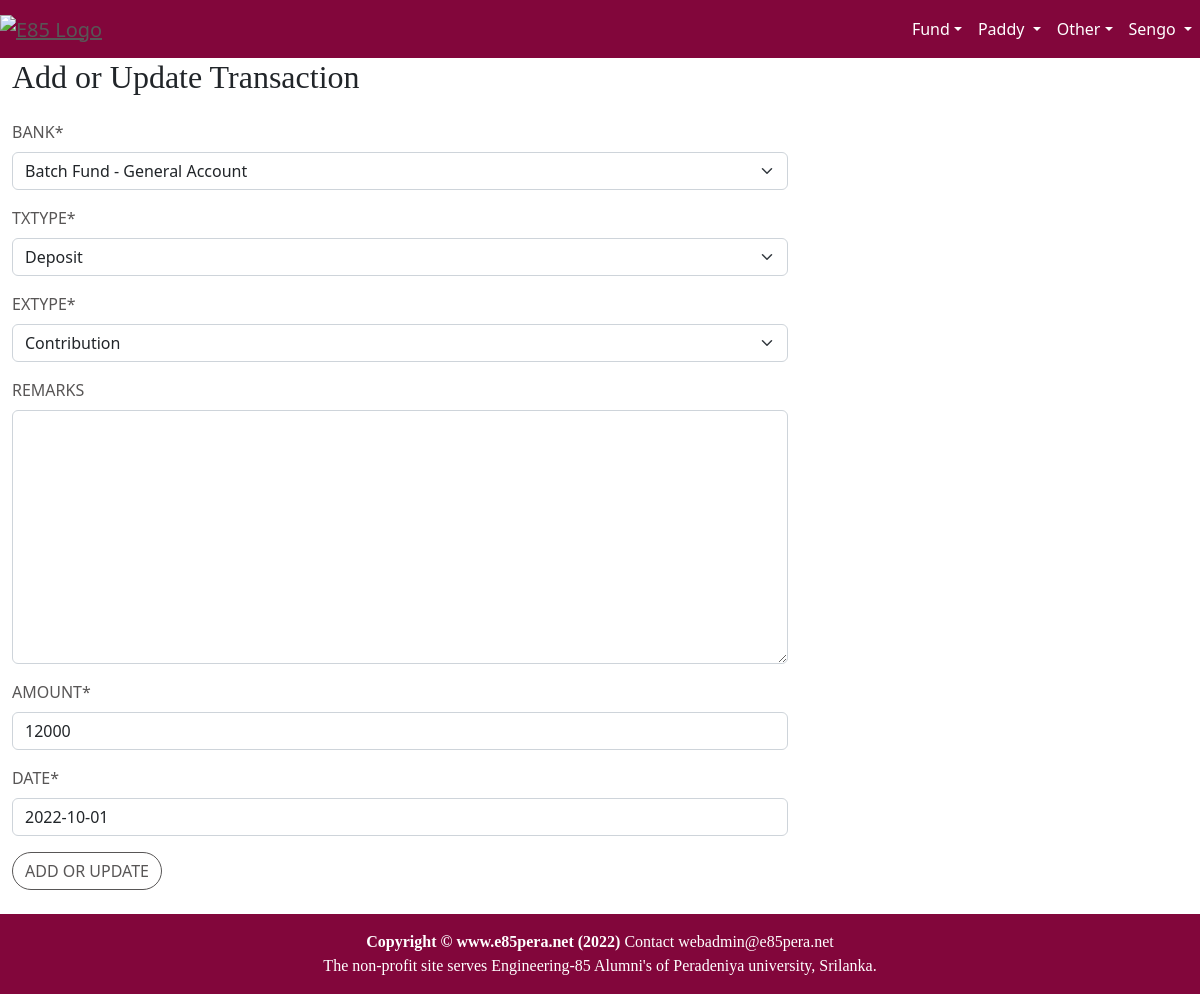
/accounts/transactionUserUpd294 (signed in), run on the app's committed database.
### accounts/models.py (models this page shows)
class Transaction(models.Model):
    TxType_DEPOSIT='DEPOSIT'
    TxType_WITHDRWAL='WITHDRAWAL'
    TxType_INCOME='INTEREST'
    TxType_FEES = 'FEES'
    TXTYPE =[
        (TxType_DEPOSIT,'Deposit'),
        (TxType_WITHDRWAL,'Withdraw'),
        (TxType_INCOME,'Interest'),
        (TxType_FEES,'fees'),
    ]
    TXCONFIRM = [
        ('Unconfirmed',"Unconfirmed"),
        ('Confirmed',"Confirmed"),
    ]
    bank = models.ForeignKey(BankAccount, on_delete=models.CASCADE)
    owner = models.ForeignKey(User, related_name='Owner', on_delete=models.PROTECT)
    txType  = models.CharField(max_length=10,choices=TXTYPE)
    exType  = models.ForeignKey(ExpenseType, on_delete=models.CASCADE)
    remarks =models.TextField(max_length=100,blank=True,null=True)
    amount  = models.IntegerField()
    date    = models.DateField(default=timezone.now)
    receipt = models.FileField(upload_to='transaction/%Y',null=True,blank=True)
    confirmed = models.CharField(max_length=16,choices=TXCONFIRM,default='UnConfirmed')
    updatedBy = models.ForeignKey(User,on_delete=models.PROTECT)
    updatedOn = models.DateTimeField(default=timezone.now)

### accounts/views.py (the view, shortened to what this page needs)
# urls.py: re_path(r'transactionUserUpd(?P<pk>\d+)',transactionUserView, name='transactionUserUpd'),
def transactionUserView(request,pk):
    user = User.objects.get(id=request.user.id)
    if request.method == 'GET':
        if pk == 'x':
            form = TransactionUserForm()
        else:
            tx = Transaction.objects.get(id=pk)
            form = TransactionUserForm(instance=tx)
        return render(request = request,template_name = "common_form.html",context={"form":form, 'form_name':"Transaction"})

### accounts/forms.py (shortened to what this page needs)
class TransactionUserForm(forms.ModelForm):
    exType=forms.ModelChoiceField(queryset=ExpenseType.objects.filter())
    class Meta:
        model = Transaction
        fields = ['bank','txType','exType','remarks','amount','date']

### accounts/models.py (called while the page is built)
    def __str__(self):
        return "%s " % (self.expense)

    def __str__(self):
        return "%s - %s" % (self.project.name,self.name)

### accounts/templates/common_form.html (shortened to what this page needs)
{% extends 'home/base.html' %}
{% block content %}
{% load static %}
{% load crispy_forms_tags %}
<div class="container-fluid">
    <div class="row no-gutter">
        <div class="col-md-6 col-lg-8">
        <h2 class="login-heading mb-4">Add or Update {{form_name}}</h2>
            <form method="post">
                {{ form | crispy}}
                <div>
                    <button type="submit" class="btn btn-dark btn-md">Add or Update</button>
                </div>
            </form>
        </div>
    </div>
</div>
{% include 'home/footer.html' %}
{% endblock %}

### home/templates/home/base.html (shortened to what this page needs)
<!DOCTYPE html>
<html lang="en">
<head>
    <link href="https://cdn.jsdelivr.net/npm/bootstrap@5.2.1/dist/css/bootstrap.min.css" rel="stylesheet">
    {% load static %}
    <link href="{% static 'css/home.css' %}" rel="stylesheet"/>
</head>
<body>
<div id="page-content-wrapper">
    <nav class="navbar navbar-expand-lg navbar-dark bg-red">
        <div class="navbar-brand">
            <a href="/"><img src="{% static 'images/e85pera_logo2.jpg' %}" alt="e85 Logo" width="100"></a>
        </div>
        <div class="collapse navbar-collapse" id="navbarSupportedContent">
            <ul class="navbar-nav ms-auto mb-2 mb-lg-0">
              <li class="nav-item">
                <div class="dropdown dropdown">
                    <a class="nav-link dropdown-toggle" data-bs-toggle="dropdown" href="#">Fund</a>
                </div>
              </li>
              <li class="nav-item">
                <div class="dropdown dropdown">
                    <a class="nav-link dropdown-toggle" data-bs-toggle="dropdown" href="#">
                      Paddy
                    </a>
                      {% if user.is_authenticated %}
                      </li>
                      {% endif %}
                  </ul>
                  </div>
              <li class="nav-item">
                <div class="dropdown">
                    <a class="nav-link dropdown-toggle" data-bs-toggle="dropdown" href="#">Other</a>
                </div>
              </li>
              <li class="nav-item">
                <div class="dropdown">
                    {% if user.is_authenticated %}
                        <a class="nav-link dropdown-toggle" data-bs-toggle="dropdown" href="#">{{user.first_name}}   </a>
                    {% else %}
                        <a class="nav-link dropdown-toggle" data-bs-toggle="dropdown" href="#">LogIn</a>
                        <ul class="dropdown-menu">
                        <li><a class="dropdown-item" href={% url 'accounts:login' %}>Log In</a></li>
                    </ul>
                        {% endif %}
                </div>
            </li>
        </div>
    <div id="wrapper">
        {% block content %}
        {% endblock %}
    </div>
</body>
</html>

### home/static/css/home.css (style rules this page uses)
body { overflow-x: hidden; }
h1, h2, h3, h4, h5, h6, p { font-family: 'Merriweather'; }
.card-header, a:link { text-transform: uppercase; font-weight: 200; color: #585656; }
.archive-link, a:link { text-transform:capitalize; text-align:left; font-weight:normal; color: #585656; }
.login-heading { font-weight: 300; }
#page-content-wrapper .btn { text-transform: uppercase; font-weight: 500; color: #585656; background-color: #fff; border-color: #585656; border-radius: 20px; transition: all 0.3s ease 0s; cursor: pointer; outline: none; }
#page-content-wrapper { min-width: 100vw; }
.add-news, label { text-transform: uppercase; font-weight: 500; color: #585656; }
@media (min-width: 768px) { #page-content-wrapper { min-width: 0; width: 100%; } }
.navbar-dark { background:#82063B; }

### home/templates/home/base.html (style rules this page uses)
.bg-red { background:#82063B; }
.nav-link { color:white!important; }

### data on the page
Transaction: bank "Batch Fund - General Account", txType "Deposit", exType "Contribution", amount "12000", date "2022-10-01"

### other printed values
{{ user.first_name }} "Sengo"
